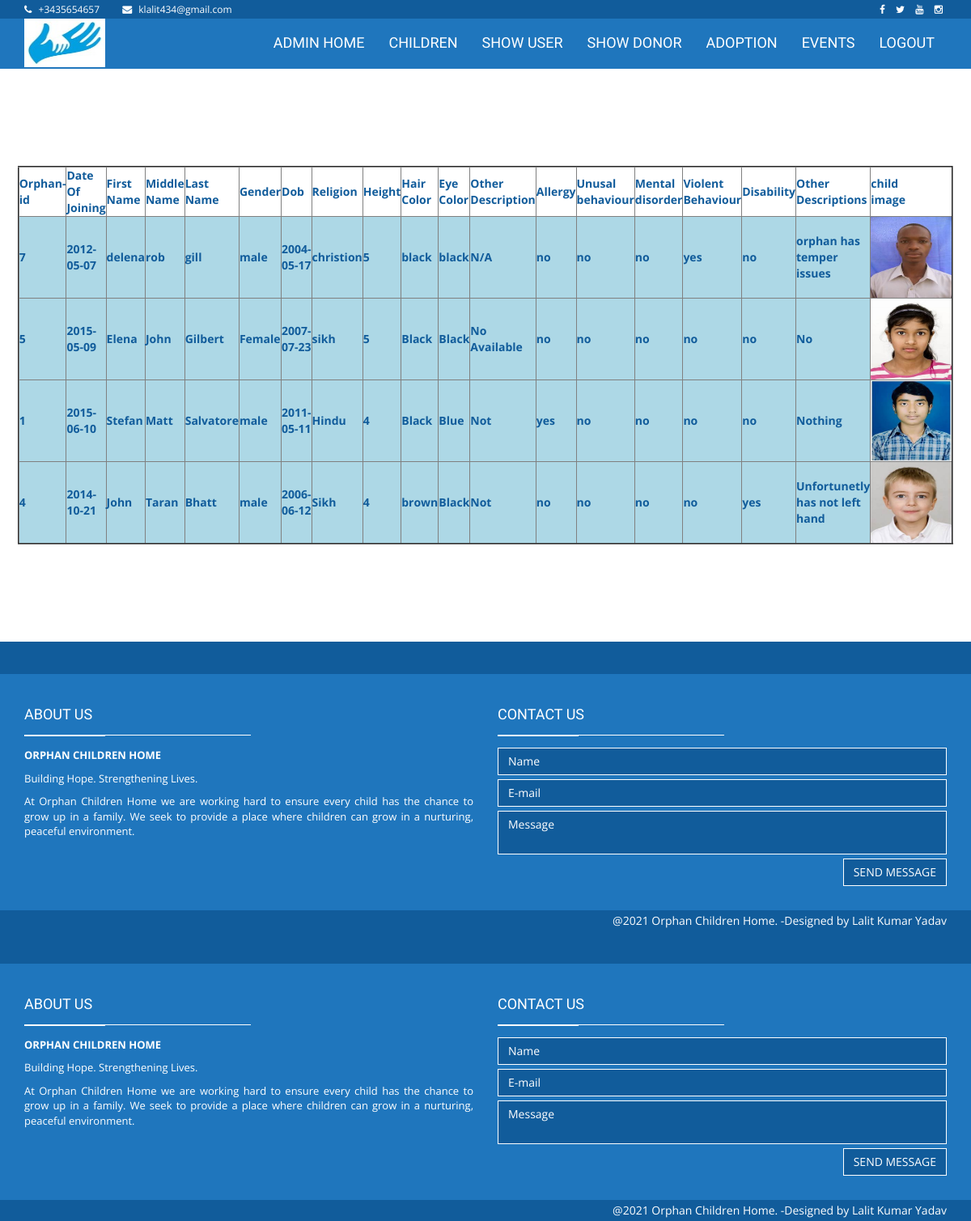
/showchildren/, run on the app's committed database.
### orphanagedata/models.py (models this page shows, shortened)
class NewOrphan(models.Model):
    p_id = models.AutoField( primary_key= True )
    orphanid=models.CharField(max_length=100)
    dateofjoining=models.CharField(max_length=100)
    firstname=models.CharField(max_length=100)
    middlename=models.CharField(max_length=100)
    lastname=models.CharField(max_length=100)
    gender=models.CharField(max_length=100)
    dob=models.CharField(max_length=100)
    religion=models.CharField(max_length=100)
    height=models.CharField(max_length=100)
    haircolor=models.CharField(max_length=100)
    eyecolor=models.CharField(max_length=100)
    otherdescription=models.CharField(max_length=100)
    y1=models.CharField(max_length=100)
    y2=models.CharField(max_length=100)
    y3=models.CharField(max_length=100)
    y4=models.CharField(max_length=100)
    y5=models.CharField(max_length=100)
    otherdescriptions=models.CharField(max_length=100)
    childimage=models.ImageField(upload_to='childimages/')

### orphanagedata/views.py (the view)
# urls.py: path('showchildren/', views.showchildren),
def showchildren(request):
    data=NewOrphan.objects.all()
    return render(request,'template/showchildren.html',{"alldata":data})

### orphanagedata/template/showchildren.html (shortened to what this page needs)
{% load static %}
{% include 'template/adminheader.html' %}
{% include 'template/adminmenu.html' %}
<center><table border="2" bgcolor="lightgrey" cellpadding="0px" height="200%px" width="95%">
	<tr>
		<th>Orphan-id</th>
		<th>Date<br/> Of Joining</th>
		<th>First<br/> Name</th>
		<th>Middle<br/> Name</th>
		<th>Last<br/> Name</th>
		<th>Gender</th>
		<th>Dob</th>
		<th>Religion</th>
		<th>Height</th>
		<th>Hair<br/>Color</th>
		<th>Eye<br/>Color</th>
		<th>Other<br/>Description</th>
		<th>Allergy</th>
		<th>Unusal<br/>behaviour</th>
		<th>Mental<br/>disorder</th>
		<th>Violent<br/>Behaviour</th>
		<th>Disability</th>
		<th>Other<br/>Descriptions</th>
		<th>child<br/>image</th>
	</tr>
{% for x in alldata %}
		<tr bgcolor="lightblue">
		<th>{{x.orphanid}}</th>
		<th>{{x.dateofjoining}}</th>
		<th>{{x.firstname}}</th>
		<th>{{x.middlename}}</th>
		<th>{{x.lastname}}</th>
		<th>{{x.gender}}</th>
		<th>{{x.dob}}</th>
		<th>{{x.religion}}</th>
		<th>{{x.height}}</th>
		<th>{{x.haircolor}}</th>
		<th>{{x.eyecolor}}</th>
		<th>{{x.otherdescription}}</th>
		<th>{{x.y1}}</th>
		<th>{{x.y2}}</th>
		<th>{{x.y3}}</th>
		<th>{{x.y4}}</th>
		<th>{{x.y5}}</th>
		<th>{{x.otherdescriptions}}</th>
		<th><img src="{{x.childimage.url}}" height=100 width=100 /></th>
	</tr>
{% endfor %}
</table></center>
{% include 'template/adminfooter.html' %}
{% include 'template/adminfooter.html' %}

### data on the page
NewOrphan: orphanid "7", dateofjoining "2012-05-07", firstname "delena", middlename "rob", lastname "gill", gender "male", dob "2004-05-17", religion "christion", height "5", haircolor "black", eyecolor "black", otherdescription "N/A", y1 "no", y2 "no", y3 "no", y4 "yes", y5 "no", otherdescriptions "orphan has temper issues", childimage (picture)
NewOrphan: orphanid "5", dateofjoining "2015-05-09", firstname "Elena", middlename "John", lastname "Gilbert", gender "Female", dob "2007-07-23", religion "sikh", height "5", haircolor "Black", eyecolor "Black", otherdescription "No Available", y1 "no", y2 "no", y3 "no", y4 "no", y5 "no", otherdescriptions "No", childimage (picture)
NewOrphan: orphanid "1", dateofjoining "2015-06-10", firstname "Stefan", middlename "Matt", lastname "Salvatore", gender "male", dob "2011-05-11", religion "Hindu", height "4", haircolor "Black", eyecolor "Blue", otherdescription "Not", y1 "yes", y2 "no", y3 "no", y4 "no", y5 "no", otherdescriptions "Nothing", childimage (picture)
NewOrphan: orphanid "4", dateofjoining "2014-10-21", firstname "John", middlename "Taran", lastname "Bhatt", gender "male", dob "2006-06-12", religion "Sikh", height "4", haircolor "brown", eyecolor "Black", otherdescription "Not", y1 "no", y2 "no", y3 "no", y4 "no", y5 "yes", otherdescriptions "Unfortunetly has not left hand", childimage (picture)
